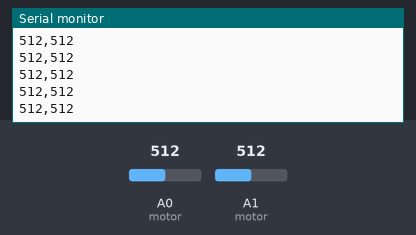
Simulated run of this sketch. Board: Arduino Uno, built with avr-gcc and run on an emulated ATmega328P. Parts: the last lines printed to the serial monitor. The test bench sets the inputs (shaded band); at power-on: A0 (motor) = 512, A1 (motor) = 512.

Above: at 1.2 s.
1.3 s: A0 (motor) set to 716
At 1.33 s:
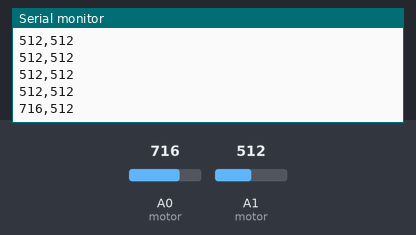
4.3 s: A1 (motor) set to 716
At 4.31 s:
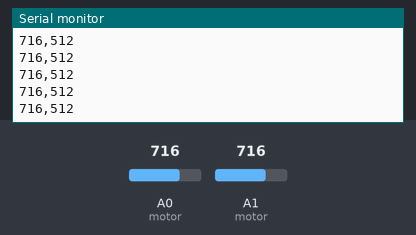
5.8 s: A0 (motor) set to 900
At 5.83 s:
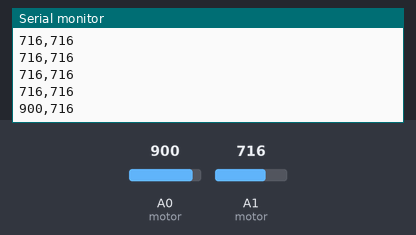
7.3 s: A1 (motor) set to 900
At 7.3 s:
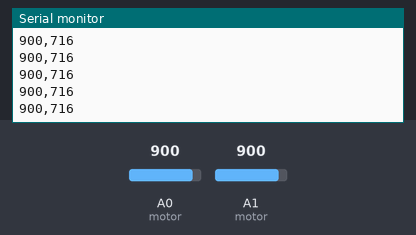
Timing chart, 0 to 9.8 s (numbered marks = the images above; inputs shaded):
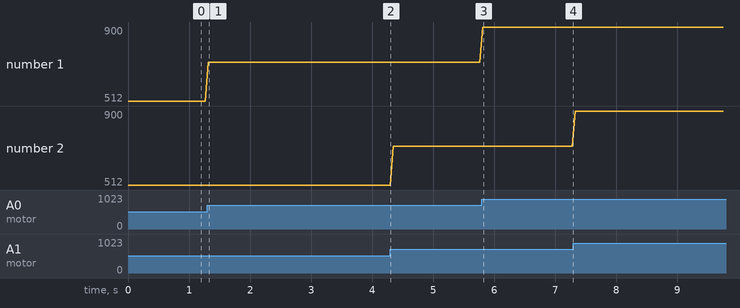

The sketch:

transmitter.ino
```cpp
void setup() {
  // Start serial communication at 9600 baud rate
  Serial.begin(9600);
}

void loop() {
  int joystickDC = analogRead(A0);  // Joystick for DC motor control
  int joystickBLDC = analogRead(A1);  // Joystick for BLDC motor control

  // Send joystick values over serial
  Serial.print(joystickDC);
  Serial.print(",");
  Serial.println(joystickBLDC);

  delay(50);  // Send data every 50ms (adjust as needed)
}
```

Measured:
- after the input at 1.3 s, the serial monitor: prints a new line at once (image 1)
- after the input at 5.8 s, the serial monitor: prints a new line at once (image 3)
- plotted number 1: 512 → 716 after the input at 1.3 s, 716 → 900 after the input at 5.8 s
